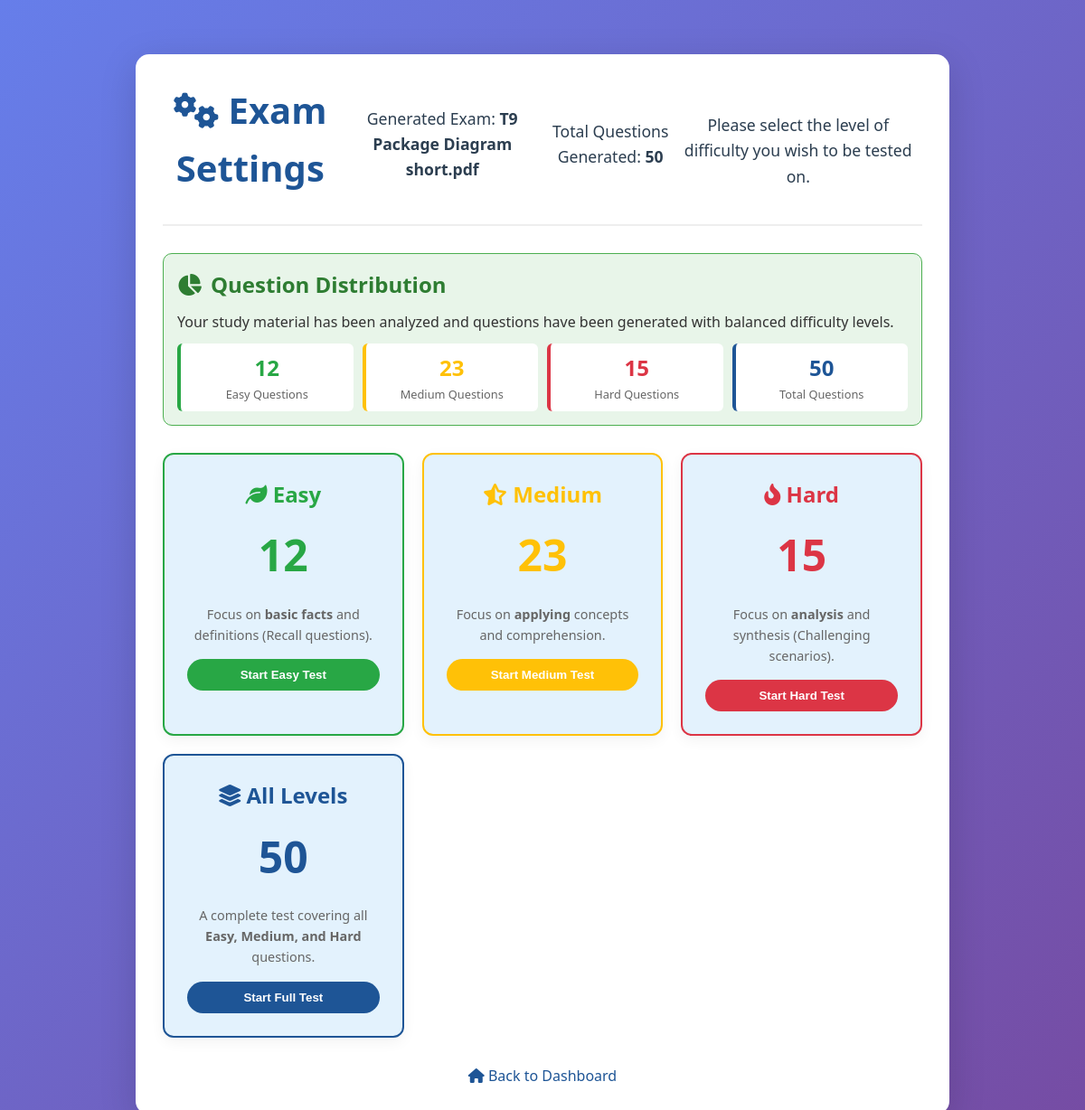
Page /exam_settings.php (signed in) on the committed database.
### tables this page shows
CREATE TABLE `ai_generated_questions` (
  `id` int(11) NOT NULL,
  `user_id` int(11) NOT NULL,
  `file_name` varchar(255) NOT NULL,
  `file_content` longtext NOT NULL,
  `questionlevel` longtext NOT NULL CHECK (json_valid(`questionlevel`)),
  `questions` longtext NOT NULL CHECK (json_valid(`questions`)),
  `ai_model` varchar(100) NOT NULL,
  `created_at` timestamp NOT NULL DEFAULT current_timestamp()
);

### ai_handler.php (called while the page is built, shortened)
<?php
function calculateExamTime($number_of_questions) {
    $time_per_question = 180;
    $total_time = $number_of_questions * $time_per_question;
    return min(18000, max(900, $total_time));
}
?>

### exam_settings.php (the view, shortened to what this page needs)
<?php
require_once 'ai_handler.php';
$user_id = $_SESSION['user_id'];
$exam_data = $_SESSION['exam_data'] ?? null;
if (!$exam_data || empty($exam_data['questions'])) {
    try {
        $stmt = $pdo->prepare("SELECT * FROM ai_generated_questions WHERE user_id = ? ORDER BY created_at DESC LIMIT 1");
        $stmt->execute([$user_id]);
        $material = $stmt->fetch();
        if ($material) {
            $all_questions = json_decode($material['questions'], true);
            $easy_count = 0;
            $medium_count = 0;
            $hard_count = 0;
            foreach ($all_questions as $q) {
                $difficulty = strtolower($q['difficulty'] ?? 'medium');
                if ($difficulty === 'easy') $easy_count++;
                if ($difficulty === 'medium') $medium_count++;
                if ($difficulty === 'hard') $hard_count++;
            }
            $total_generated = count($all_questions);
            $exam_time = calculateExamTime($total_generated);
            $exam_data = [
                'title' => $material['file_name'],
                'total_time' => $exam_time,
                'total_questions' => $total_generated,
                'questions' => $all_questions,
                'question_set_id' => $material['id'],
                'difficulty_counts' => [
                    'Easy' => $easy_count,
                    'Medium' => $medium_count,
                    'Hard' => $hard_count,
                    'Total' => $total_generated
                ]
            ];
        } else {
             $error_message = "No exam data found. Please upload a study file first.";
        }
    } catch (Exception $e) {
        $error_message = "Error loading last material: " . $e->getMessage();
    }
}
if ($exam_data && !empty($exam_data['questions'])) {
    $easy_count = 0;
    $medium_count = 0;
    $hard_count = 0;
    foreach ($exam_data['questions'] as $question) {
        $difficulty = strtolower($question['difficulty'] ?? 'medium');
        if ($difficulty === 'easy') $easy_count++;
        if ($difficulty === 'medium') $medium_count++;
        if ($difficulty === 'hard') $hard_count++;
    }
    $total_generated = count($exam_data['questions']);
    $difficulty_counts = [
        'Easy' => $easy_count,
        'Medium' => $medium_count,
        'Hard' => $hard_count,
        'Total' => $total_generated
    ];
}
function getDifficultyColor($difficulty) {
    switch(strtolower($difficulty)) {
        case 'easy': return '#28a745';
        case 'medium': return '#ffc107';
        case 'hard': return '#dc3545';
    }
}
?>
<!DOCTYPE html>
<html lang="en">
<head>
    <link rel="stylesheet" href="https://cdnjs.cloudflare.com/ajax/libs/font-awesome/6.0.0-beta3/css/all.min.css">
    <link rel="stylesheet" href="style.css">
</head>
<body>
    <div class="container">
        <div class="header">
            <h1><i class="fas fa-cogs"></i> Exam Settings</h1>
            <?php if ($exam_data): ?>
                <p>Generated Exam: <strong><?php echo htmlspecialchars($exam_data['title']); ?></strong></p>
                <p>Total Questions Generated: <strong><?php echo $difficulty_counts['Total']; ?></strong></p>
                <p style="margin-top: 15px;">Please select the level of difficulty you wish to be tested on.</p>
            <?php else: ?>
                <p>No exam data loaded. Please upload a file via the Start Learning page.</p>
            <?php endif; ?>
        </div>
        <?php if ($exam_data): ?>
            <div class="distribution-info">
                <h4>
                    <i class="fas fa-chart-pie"></i>
                    Question Distribution
                </h4>
                <p>Your study material has been analyzed and questions have been generated with balanced difficulty levels.</p>
                <div class="distribution-stats">
                    <div class="stat-item easy">
                        <div class="stat-number text-easy"><?php echo $difficulty_counts['Easy']; ?></div>
                        <div class="stat-label">Easy Questions</div>
                    </div>
                    <div class="stat-item medium">
                        <div class="stat-number text-medium"><?php echo $difficulty_counts['Medium']; ?></div>
                        <div class="stat-label">Medium Questions</div>
                    </div>
                    <div class="stat-item hard">
                        <div class="stat-number text-hard"><?php echo $difficulty_counts['Hard']; ?></div>
                        <div class="stat-label">Hard Questions</div>
                    </div>
                    <div class="stat-item total">
                        <div class="stat-number text-all"><?php echo $difficulty_counts['Total']; ?></div>
                        <div class="stat-label">Total Questions</div>
                    </div>
                </div>
            </div>
            <form method="POST">
                <div class="difficulty-grid">
                    <div class="difficulty-card card-easy">
                        <h3 class="text-easy"><i class="fas fa-leaf"></i> Easy</h3>
                        <div class="count text-easy"><?php echo $difficulty_counts['Easy']; ?></div>
                        <p>Focus on <strong>basic facts</strong> and definitions (Recall questions).</p>
                        <button type="submit" name="difficulty" value="Easy" class="btn-select" style="background: <?php echo getDifficultyColor('easy'); ?>;" <?php echo $difficulty_counts['Easy'] == 0 ? 'disabled' : ''; ?>>
                            <?php echo $difficulty_counts['Easy'] > 0 ? 'Start Easy Test' : 'No Easy Questions'; ?>
                        </button>
                    </div>
                    <div class="difficulty-card card-medium">
                        <h3 class="text-medium"><i class="fas fa-star-half-alt"></i> Medium</h3>
                        <div class="count text-medium"><?php echo $difficulty_counts['Medium']; ?></div>
                        <p>Focus on <strong>applying</strong> concepts and comprehension.</p>
                        <button type="submit" name="difficulty" value="Medium" class="btn-select" style="background: <?php echo getDifficultyColor('medium'); ?>;" <?php echo $difficulty_counts['Medium'] == 0 ? 'disabled' : ''; ?>>
                            <?php echo $difficulty_counts['Medium'] > 0 ? 'Start Medium Test' : 'No Medium Questions'; ?>
                        </button>
                    </div>
                    <div class="difficulty-card card-hard">
                        <h3 class="text-hard"><i class="fas fa-fire-alt"></i> Hard</h3>
                        <div class="count text-hard"><?php echo $difficulty_counts['Hard']; ?></div>
                        <p>Focus on <strong>analysis</strong> and synthesis (Challenging scenarios).</p>
                        <button type="submit" name="difficulty" value="Hard" class="btn-select" style="background: <?php echo getDifficultyColor('hard'); ?>;" <?php echo $difficulty_counts['Hard'] == 0 ? 'disabled' : ''; ?>>
                            <?php echo $difficulty_counts['Hard'] > 0 ? 'Start Hard Test' : 'No Hard Questions'; ?>
                        </button>
                    </div>
                    <div class="difficulty-card card-all">
                        <h3 class="text-all"><i class="fas fa-layer-group"></i> All Levels</h3>
                        <div class="count text-all"><?php echo $difficulty_counts['Total']; ?></div>
                        <p>A complete test covering all <strong>Easy, Medium, and Hard</strong> questions.</p>
                        <button type="submit" name="difficulty" value="All" class="btn-select" <?php echo $difficulty_counts['Total'] == 0 ? 'disabled' : ''; ?>>
                            <?php echo $difficulty_counts['Total'] > 0 ? 'Start Full Test' : 'No Questions Available'; ?>
                        </button>
                    </div>
                </div>
            </form>
        <?php else: ?>
             <a href="upload_file.php" class="btn-select" style="width: auto; padding: 15px 40px; margin-top: 40px;">
                <i class="fas fa-upload"></i> Upload Study Material
            </a>
        <?php endif; ?>
        <a href="dashboard.php" style="display: block; margin-top: 30px; color: var(--primary-blue); text-decoration: none;">
            <i class="fas fa-home"></i> Back to Dashboard
        </a>
    </div>
</body>
</html>

### exam_settings.php (style rules this page uses)
:root { --primary-blue: #1e5596; --success-green: #28a745; --warning-orange: #ffc107; --danger-red: #dc3545; --light-blue: #e3f2fd; --white: #ffffff; --text-dark: #2c3e50; }
body { font-family: 'Segoe UI', Tahoma, Geneva, Verdana, sans-serif; background: linear-gradient(135deg, #667eea 0%, #764ba2 100%); color: #333; line-height: 1.6; min-height: 100vh; padding: 20px; }
.container { max-width: 900px; margin: 40px auto; padding: 30px; background: var(--white); border-radius: 15px; box-shadow: 0 10px 40px rgba(0,0,0,0.15); text-align: center; }
.header { margin-bottom: 30px; border-bottom: 2px solid #eee; padding-bottom: 20px; }
.header h1 { color: var(--primary-blue); font-size: 2.5rem; margin-bottom: 10px; }
.header p { color: var(--text-dark); font-size: 1.1rem; }
.difficulty-grid { display: grid; grid-template-columns: repeat(auto-fit, minmax(200px, 1fr)); gap: 20px; margin-top: 30px; }
.difficulty-card { background: var(--light-blue); padding: 25px; border-radius: 12px; box-shadow: 0 5px 15px rgba(0,0,0,0.05); transition: all 0.3s; cursor: pointer; border: 2px solid transparent; }
.card-easy { border-color: var(--success-green); }
.card-medium { border-color: var(--warning-orange); }
.card-hard { border-color: var(--danger-red); }
.card-all { border-color: var(--primary-blue); }
.difficulty-card h3 { font-size: 1.5rem; margin-bottom: 10px; }
.difficulty-card .count { font-size: 3rem; font-weight: bold; margin-bottom: 15px; }
.difficulty-card p { font-size: 0.9rem; color: #666; min-height: 40px; }
.btn-select { background: var(--primary-blue); color: var(--white); border: none; padding: 10px 20px; border-radius: 25px; font-weight: bold; cursor: pointer; transition: background-color 0.3s; margin-top: 15px; width: 100%; }
.text-easy { color: var(--success-green); }
.text-medium { color: var(--warning-orange); }
.text-hard { color: var(--danger-red); }
.text-all { color: var(--primary-blue); }
.distribution-info { background: #e8f5e9; border: 1px solid #4caf50; border-radius: 10px; padding: 15px; margin: 20px 0; text-align: left; }
.distribution-info h4 { color: #2e7d32; margin-bottom: 10px; display: flex; align-items: center; gap: 10px; }
.distribution-stats { display: grid; grid-template-columns: repeat(auto-fit, minmax(150px, 1fr)); gap: 10px; margin-top: 10px; }
.stat-item { text-align: center; padding: 8px; border-radius: 6px; background: white; }
.stat-item.easy { border-left: 4px solid var(--success-green); }
.stat-item.medium { border-left: 4px solid var(--warning-orange); }
.stat-item.hard { border-left: 4px solid var(--danger-red); }
.stat-item.total { border-left: 4px solid var(--primary-blue); }
.stat-number { font-size: 1.5rem; font-weight: bold; }
.stat-label { font-size: 0.8rem; color: #666; }

### rows in the picture
ai_generated_questions: file_name "T9 Package Diagram short.pdf", file_name+id "50", file_name+id "12", file_name+id "23", file_name+id "15"
